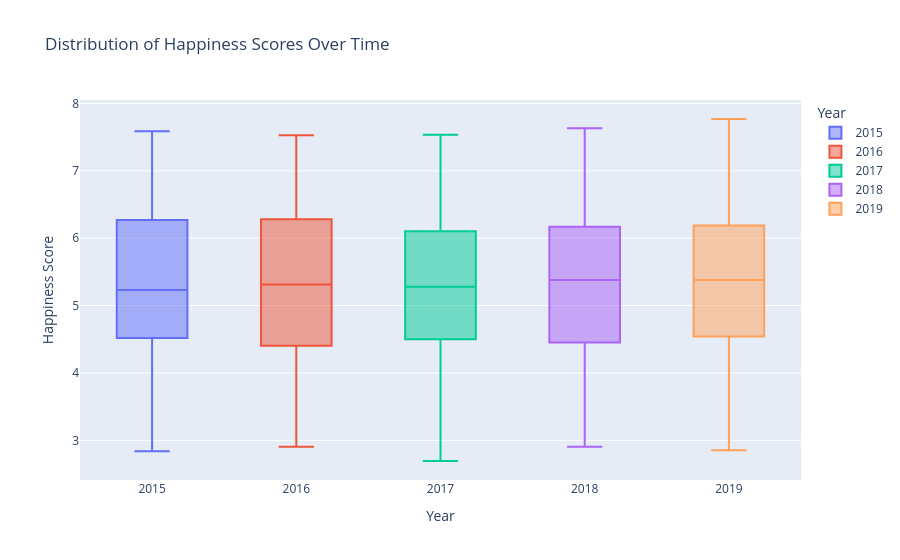

Notebook code cell kept with this figure:
### Code cell
import plotly.express as px

fig = px.box(
    df_long[df_long['Factor'] == 'Score'],
    x="Year",
    y="Value",
    color="Year",  # gives per-year colors
    title="Distribution of Happiness Scores Over Time"
)
fig.update_layout(yaxis_title="Happiness Score")
fig.show()

### Figure 1 — Plotly figure (JSON) as saved in the notebook; plotly's stock layout.template omitted (floating-point values rounded to 4 significant figures; data arrays with more than 128 entries replaced by an {"elided": "..."} marker saying what was removed)
{"data": [{"alignmentgroup": "True", "hovertemplate": "Year=%{x}<br>Value=%{y}<extra></extra>", "legendgroup": "2015", "marker": {"color": "#636efa"}, "name": "2015", "notched": false, "offsetgroup": "2015", "orientation": "v", "showlegend": true, "type": "box", "x": {"elided": "158 int values"}, "x0": " ", "xaxis": "x", "y": {"elided": "158 float values"}, "y0": " ", "yaxis": "y"}, {"alignmentgroup": "True", "hovertemplate": "Year=%{x}<br>Value=%{y}<extra></extra>", "legendgroup": "2016", "marker": {"color": "#EF553B"}, "name": "2016", "notched": false, "offsetgroup": "2016", "orientation": "v", "showlegend": true, "type": "box", "x": {"elided": "157 int values"}, "x0": " ", "xaxis": "x", "y": {"elided": "157 float values"}, "y0": " ", "yaxis": "y"}, {"alignmentgroup": "True", "hovertemplate": "Year=%{x}<br>Value=%{y}<extra></extra>", "legendgroup": "2017", "marker": {"color": "#00cc96"}, "name": "2017", "notched": false, "offsetgroup": "2017", "orientation": "v", "showlegend": true, "type": "box", "x": {"elided": "155 int values"}, "x0": " ", "xaxis": "x", "y": {"elided": "155 float values"}, "y0": " ", "yaxis": "y"}, {"alignmentgroup": "True", "hovertemplate": "Year=%{x}<br>Value=%{y}<extra></extra>", "legendgroup": "2018", "marker": {"color": "#ab63fa"}, "name": "2018", "notched": false, "offsetgroup": "2018", "orientation": "v", "showlegend": true, "type": "box", "x": {"elided": "156 int values"}, "x0": " ", "xaxis": "x", "y": {"elided": "156 float values"}, "y0": " ", "yaxis": "y"}, {"alignmentgroup": "True", "hovertemplate": "Year=%{x}<br>Value=%{y}<extra></extra>", "legendgroup": "2019", "marker": {"color": "#FFA15A"}, "name": "2019", "notched": false, "offsetgroup": "2019", "orientation": "v", "showlegend": true, "type": "box", "x": {"elided": "156 int values"}, "x0": " ", "xaxis": "x", "y": {"elided": "156 float values"}, "y0": " ", "yaxis": "y"}], "layout": {"boxmode": "overlay", "legend": {"title": {"text": "Year"}, "tracegroupgap": 0}, "title": {"text": "Distribution of Happiness Scores Over Time"}, "xaxis": {"anchor": "y", "categoryarray": [2015, 2016, 2017, 2018, 2019], "categoryorder": "array", "domain": [0, 1], "title": {"text": "Year"}}, "yaxis": {"anchor": "x", "domain": [0, 1], "title": {"text": "Happiness Score"}}}}
